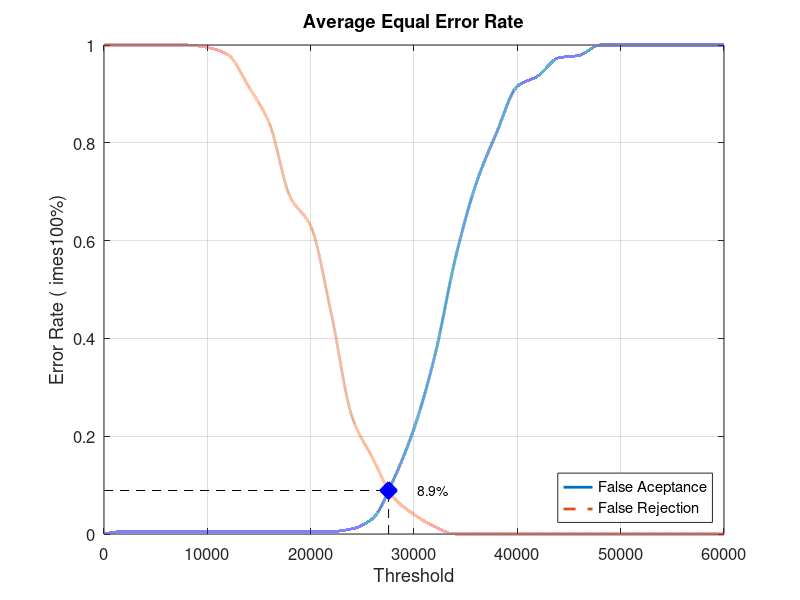
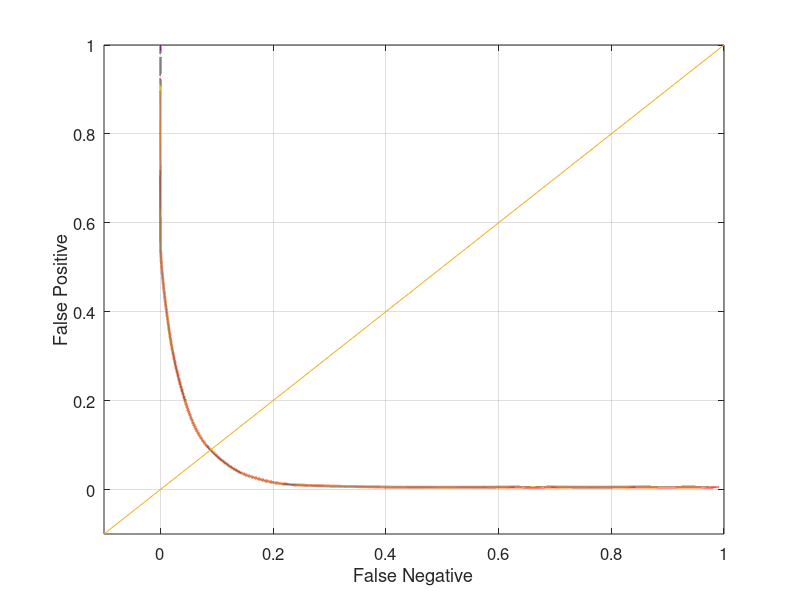

These figures' MATLAB source, in order:
close all;
clear;
clc;
x = 0:2000:60000;
xq = 0:0.5:60000;

y0 = [0 0.00526316 0.00526316 0.00526316 0.00526316 0.00526316 0.00526316 0.00526316 0.00526316 0.00526316 0.00526316 0.00526316 0.0105263 0.0315789 0.110526 0.215789 0.363158 0.563158 0.715789 0.821053 0.915789 0.936842 0.973684 0.978947 1 1 1 1 1 1 1]
yy0 = interp1(x, y0, xq, 'pchip');
y1 = [1 1 1 1 1 0.995 0.98 0.915 0.84 0.69 0.63 0.45 0.24 0.155 0.075 0.04 0.015 0 0 0 0 0 0 0 0 0 0 0 0 0 0]
yy1 = interp1(x, y1, xq, 'pchip');

% Calculating EER: 
y2 = abs(y0 - y1);
find(y2 == min(y2))
yy2 = abs(yy0 - yy1);
xEER = find(yy2 == min(yy2));
xEERIndex = xq(xEER) % X-axis EER
yEER = yy0(xEER) % Y-axis EER

main = figure
plot(xq, yy0,'-','LineWidth', 2);	hold on
plot(xq, yy1,'--','LineWidth', 2);	hold on
plot([xEERIndex xEERIndex], [0 yEER], 'k--');	hold on
plot([0 xEERIndex], [yEER yEER], 'k--');	hold on
plot(xEERIndex, yEER, 'bx', 'LineWidth', 10);	hold on
text(xEERIndex + 10 * xEERIndex / 100, yEER, [num2str(round((10000 * yEER)) / 100) '%'])
legend('False Aceptance', 'False Rejection', 'Location', 'SouthEast')
xlabel('Threshold')
ylabel('Error Rate (	imes100%)')
title('Average Equal Error Rate')
set(gca, 'FontSize', 12)
axis([0 60000 0 1])
grid on

print(main, 'Database3_4Main', '-dpng');
FNRxFPR = figure('Color', [1 1 1]);
plot(yy1, yy0, '-', yy1, yy0, 'LineWidth', 2);
hold on
y = -0.1:0.1:1
plot(y, y); 
set(gca, 'FontSize', 12)
xlabel('False Negative')
ylabel('False Positive')
axis([-0.1 1 -0.1 1])
set(gca, 'FontSize', 12)
grid on

print(FNRxFPR, 'Database3_4FNRxFPR','-dpng');
